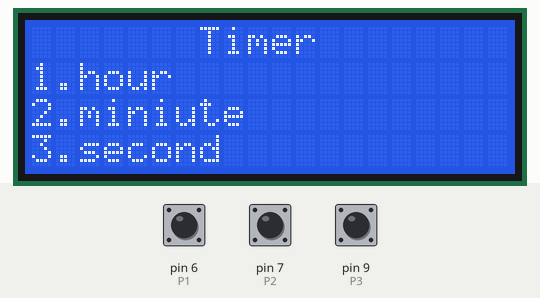
This sketch was run on a simulated Arduino Uno, built with avr-gcc and run on an emulated ATmega328P. Shown: 20×4 character LCD. The inputs (shaded band) are chosen by the test bench; at power-on: pin 6 (P1) HIGH, pin 7 (P2) HIGH, pin 9 (P3) HIGH.

Above: at 1.2 s.
1.3 s: pin 6 (P1) pulled LOW for 1 s
At 2.19 s:
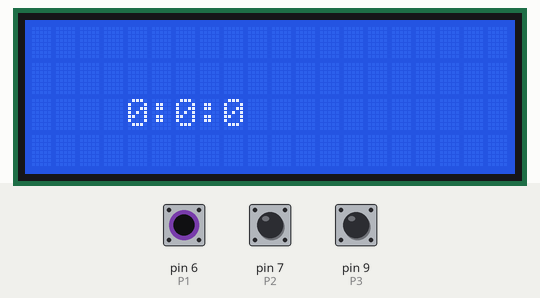
3.8 s: pin 6 (P1) pulled LOW for 0.15 s
At 4.9 s:
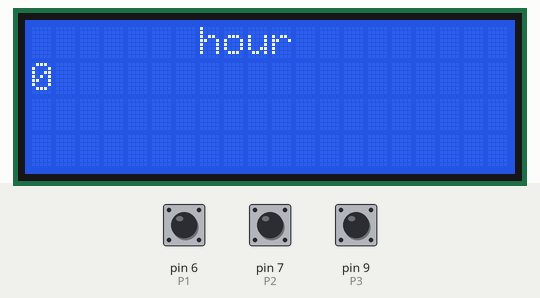
5.4 s: pin 7 (P2) pulled LOW for 1 s
At 6.8 s:
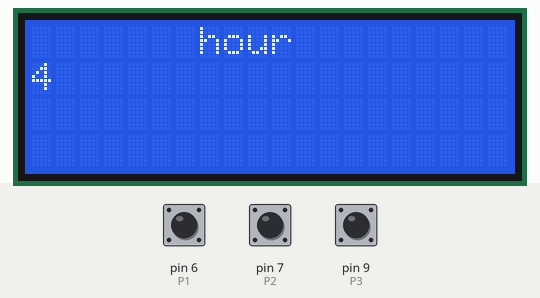
7.9 s: pin 6 (P1) pulled LOW for 3.2 s
At 11.9 s:
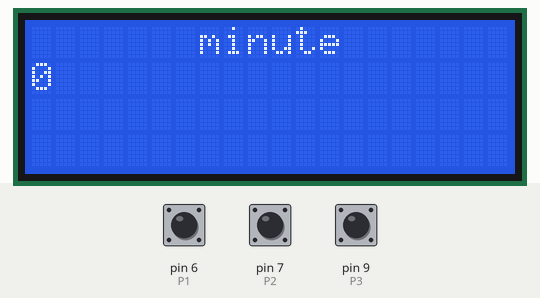
14.1 s: pin 6 (P1) pulled LOW for 3.2 s
At 17.9 s:
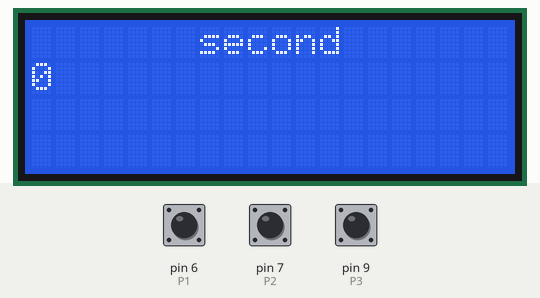
20.3 s: pin 9 (P3) pulled LOW for 0.15 s
At 21.7 s:
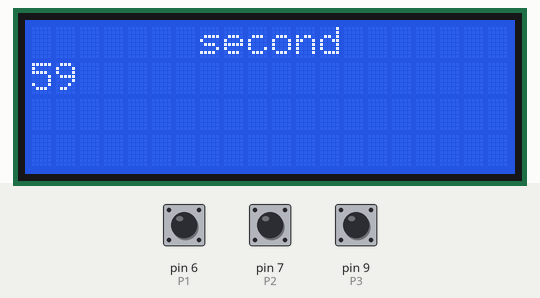
Timing chart, 0 to 22.9 s (numbered marks = the images above; inputs shaded):
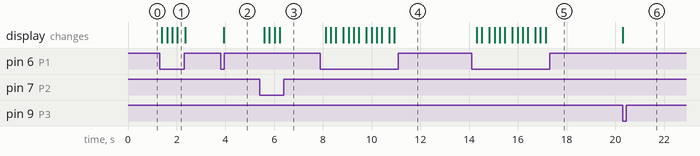

Measured:
- after the input at 1.3 s, the display: first changes after 0.09 s (image 1 shows a later state)
- after the input at 3.8 s, the display: changes after 0.12 s (image 2)
- after the input at 5.4 s, the display: first changes after 0.20 s (image 3 shows a later state)
- after the input at 7.9 s, the display: changes after 0.21 s (image 4)
- after the input at 14.1 s, the display: changes after 0.21 s (image 5)
- after the input at 20.3 s, the display: changes at once (image 6)

The sketch:

Timer.ino
```cpp
//*************Liabrary******************//
#include "Wire.h"
#include "SPI.h"  // not used here, but needed to prevent a RTClib compile error
#include "RTClib.h"
#include <Key.h>
#include <Keypad.h>
#include <LiquidCrystal_I2C.h>
//*************************************//
RTC_DS3231 RTC;
LiquidCrystal_I2C lcd(0x27,20,4);

//********Keypad*********************//
const byte ROWS = 4;
const byte COLS = 3;
char keys[ROWS][COLS] = {
  {'1','2','3'},
  {'4','5','6'},
  {'7','8','9'},
  {'*','0','#'}
};
byte rowPins[ROWS] = {9,8,7,6}; //connect to the row pinouts of the keypad
byte colPins[COLS] = {5,4,3}; //connect to the column pinouts of the keypad
Keypad keypad = Keypad( makeKeymap(keys), rowPins, colPins, ROWS, COLS );

//*************Botton***************//
int P1=6; // Button SET MENU'
int P2=7; // Button +
int P3=9; // Button -

//**********Variable*************//
int menu=0;
int Rhour;
int Rmin;
int Rsec;

void setup(){

  pinMode(P1,INPUT_PULLUP);
  pinMode(P2,INPUT_PULLUP);
  pinMode(P3,INPUT_PULLUP);

  lcd.begin();

}

void loop(){

  if(digitalRead(P1)==0)
  {
   menu=menu+1;
  }
  if(menu==0){
    Menu();
  }
  if(menu==1){

   sethour();
   }
  if(menu==2){

   setmin();
   }
  if(menu ==3){

   setsec();
   }
   if(menu==4){
    timeDisplay();
   }
   if(menu==5){
     menu=0;
   }
    delay(100);
}

void Menu(){
  lcd.clear();
  lcd.setCursor(7,0);
  lcd.print("Timer");
  lcd.setCursor(0,1);
  lcd.print("1.hour");
  lcd.setCursor(0,2);
  lcd.print("2.miniute");
  lcd.setCursor(0,3);
  lcd.print("3.second");

 }
 void timeDisplay(){
  lcd.clear();
  lcd.setCursor(4,2);
  lcd.print(Rhour);
  lcd.print(":");
  lcd.print(Rmin);
  lcd.print(":");
  lcd.print(Rsec);
  delay(100);
}
void sethour(){
  lcd.clear();
    lcd.setCursor(7,0);
    lcd.print("hour");

  if(digitalRead(P2)==HIGH)
  {
    if(Rhour==0)
    {
      Rhour=23;
    }
    else
    {
      Rhour=Rhour-1;
    }
  }

  if(digitalRead(P3)==HIGH)
  {
    if(Rhour==23)
    {
      Rhour=0;
    }
    else
    {
      Rhour=Rhour+1;
    }
  }
  lcd.setCursor(0,1);
  lcd.print(Rhour);
  delay(100);
 }
void setmin(){
  lcd.clear();
    lcd.setCursor(7,0);
    lcd.print("minute");
    if(digitalRead(P2)==HIGH)
  {
    if(Rmin==0)
    {
      Rmin=59;
    }
    else
    {
      Rmin=Rmin-1;
    }
  }

  if(digitalRead(P3)==HIGH)
  {
    if(Rmin==59)
    {
      Rmin=0;
    }
    else
    {
      Rmin=Rmin+1;
    }
  }
  lcd.setCursor(0,1);
  lcd.print(Rmin);
  delay(100);
}
void setsec(){
  lcd.clear();
    lcd.setCursor(7,0);
    lcd.print("second");
    if(digitalRead(P2)==HIGH)
  {
    if(Rsec==0)
    {
      Rsec=59;
    }
    else
    {
      Rsec=Rsec-1;
    }
  }

  if(digitalRead(P3)==HIGH)
  {
    if(Rsec==59)
    {
      Rsec=0;
    }
    else
    {
      Rsec=Rsec+1;
    }
  }
  lcd.setCursor(0,1);
  lcd.print(Rsec);
  delay(100);
}
```
